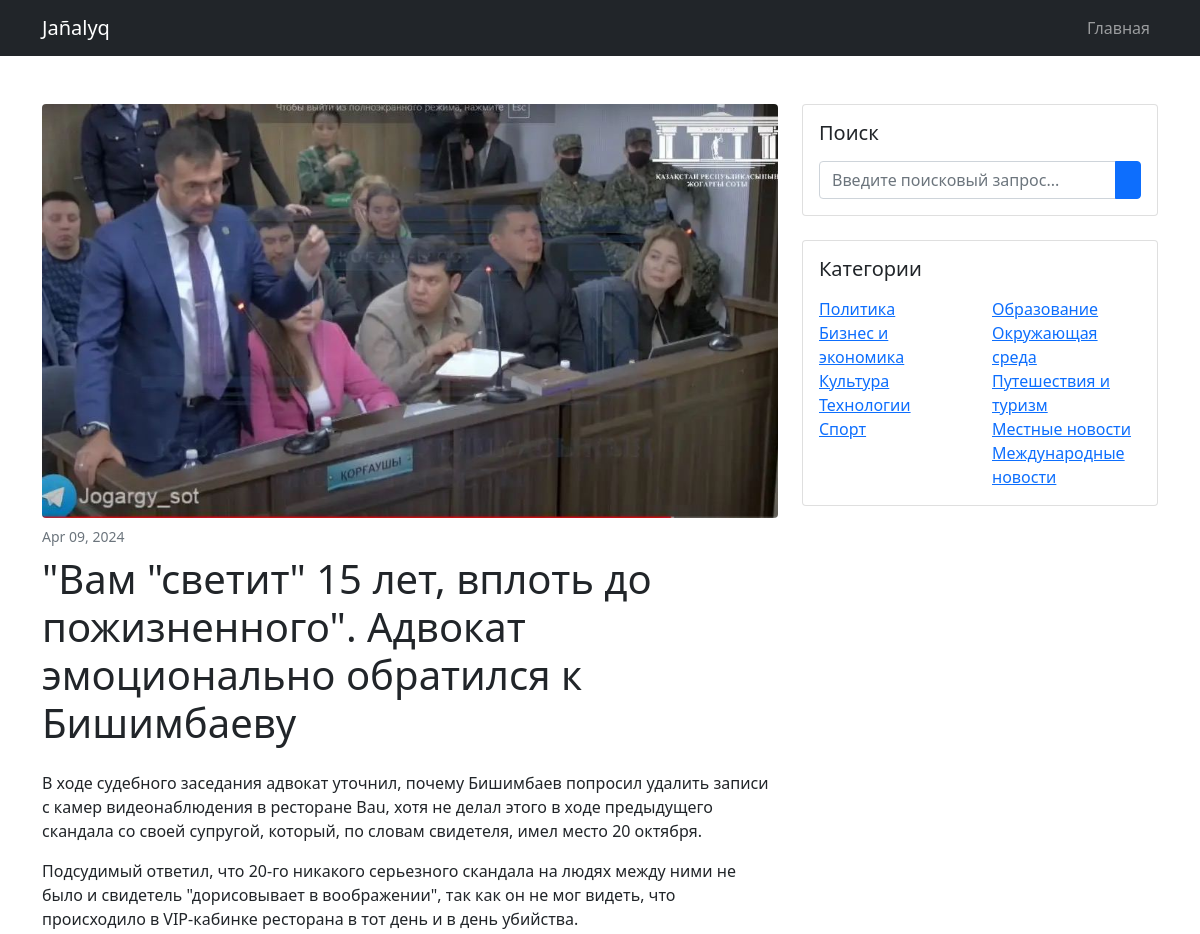
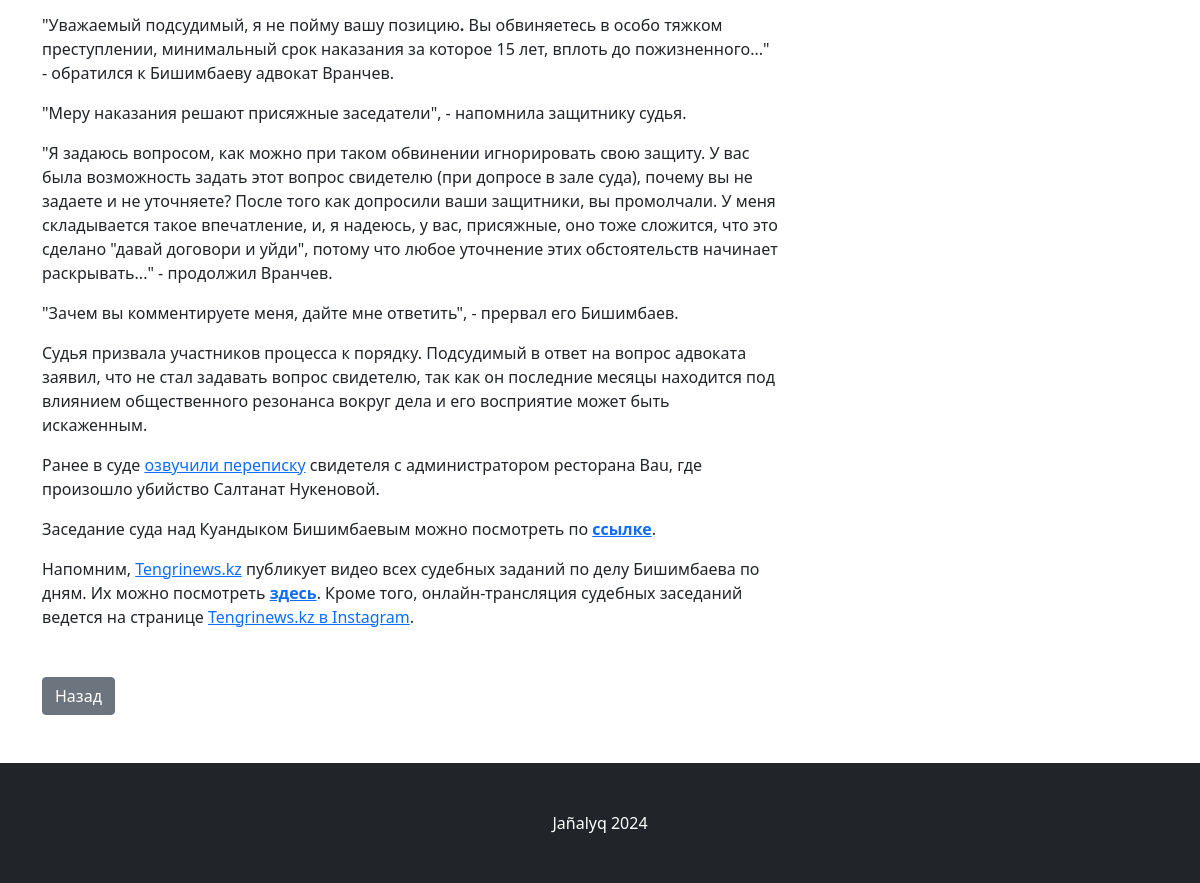
The page /post-detail/1 on the database its author committed (2 pictures, top to bottom).
### core/models.py (models this page shows, shortened)
class Post(models.Model):
    title = models.CharField(max_length=100, verbose_name='Заголовок поста')
    categories = models.ManyToManyField(Category, verbose_name='Категории')
    thumbnail = models.ImageField(upload_to='thumbnails/')
    body = RichTextUploadingField(verbose_name='Содержание поста')
    created = models.DateTimeField(auto_now_add=True)

### core/views.py (the view)
# urls.py: path('post-detail/<int:pk>', views.post_detail, name='post_detail'),
def post_detail(request, pk):
    post_detail = Post.objects.get(pk=pk)
    context = {'post_detail': post_detail}
    return render(request, 'core/post_detail.html', context)

### core/templates/core/post_detail.html (shortened to what this page needs)
{% load static %}
<!DOCTYPE html>
<html lang="ru">
<head>
    <link href="{% static 'css/styles.css' %}" rel="stylesheet">
</head>
<body>
<nav class="navbar navbar-expand-lg navbar-dark bg-dark">
    <div class="container">
        <a class="navbar-brand" href="{% url 'index' %}">Jañalyq</a>
        <div class="collapse navbar-collapse" id="navbarSupportedContent">
            <ul class="navbar-nav ms-auto mb-2 mb-lg-0">
                <li class="nav-item"><a class="nav-link" href="{% url 'index' %}">Главная</a></li>
            </ul>
        </div>
    </div>
</nav>
<div class="container my-5">
    <div class="row">
        <div class="col-lg-8">
            <article>
                <header class="mb-4">
                    <a href="#!"><img class="img-fluid rounded" src="{{ post_detail.thumbnail.url }}" alt="{{ post_detail.title }}"></a>
                    <div class="small text-muted mt-2">{{ post_detail.created|date:"M d, Y" }}</div>
                    <h1 class="my-2">{{ post_detail.title }}</h1>
                </header>
                <section class="mb-5">
                    <p>{{ post_detail.body|safe }}</p>
                </section>
            </article>
            <a href="{% url 'index' %}" class="btn btn-secondary">Назад</a>
        </div>
        <div class="col-lg-4">
            <div class="card mb-4">
    <div class="card-body">
        <h5 class="card-title mb-3">Поиск</h5>
        <form class="input-group" action="{% url 'search_results' %}" method="get">
            <input class="form-control" type="text" name="q" placeholder="Введите поисковый запрос..." aria-label="Введите поисковый запрос..." aria-describedby="button-search">
            <button class="btn btn-primary" id="button-search" type="submit"></button>
        </form>
    </div>
</div>
            <div class="card mb-4">
                <div class="card-body">
                    <h5 class="card-title mb-3">Категории</h5>
                    <div class="row">
                        <div class="col-sm-6">
                            <ul class="list-unstyled mb-0">
                                <li><a href="{% url 'politics' %}">Политика</a></li>
                                <li><a href="{% url 'business' %}">Бизнес и экономика</a></li>
                                <li><a href="{% url 'culture' %}">Культура</a></li>
                                <li><a href="{% url 'technology' %}">Технологии</a></li>
                                <li><a href="{% url 'sports' %}">Спорт</a></li>
                            </ul>
                        </div>
                        <div class="col-sm-6">
                            <ul class="list-unstyled mb-0">
                                <li><a href="{% url 'education' %}">Образование</a></li>
                                <li><a href="{% url 'environment' %}">Окружающая среда</a></li>
                                <li><a href="{% url 'travel' %}">Путешествия и туризм</a></li>
                                <li><a href="{% url 'local_news' %}">Местные новости</a></li>
                                <li><a href="{% url 'international_news' %}">Международные новости</a></li>
                            </ul>
                        </div>
                    </div>
                </div>
            </div>
        </div>
    </div>
</div>
<footer class="py-5 bg-dark">
    <div class="container"><p class="m-0 text-center text-white">Jañalyq 2024</p></div>
</footer>
</body>
</html>

### rows shown on the page
Post: thumbnail (picture), created "Apr 09, 2024", title "\"Вам \"светит\" 15 лет, вплоть до пожизненного\". Адвокат эмоционально обратился к Бишимбаеву", body "В ходе судебного заседания адвокат уточнил, почему Бишимбаев попросил удалить записи с камер видеонаблюдения в ресторане Bau, хотя не делал этого в ходе предыдущего скандала со своей супругой, который, по словам свидетеля, имел место 20 октября. Подсудимый ответил, что 20-го никакого серьезного скандала на людях между ними не было и свидетель \"дорисовывает в воображении\", так как он не мог видеть, что происходило в VIP-кабинке ресторана в тот день и в день убийства. \"Уважаемый подсудимый, я не пойму вашу позицию . Вы обвиняетесь в особо тяжком преступлении, минимальный срок наказания за которое 15 лет, вплоть до пожизненного...\" - обратился к Бишимбаеву адвокат Вранчев. \"Меру наказания…"
